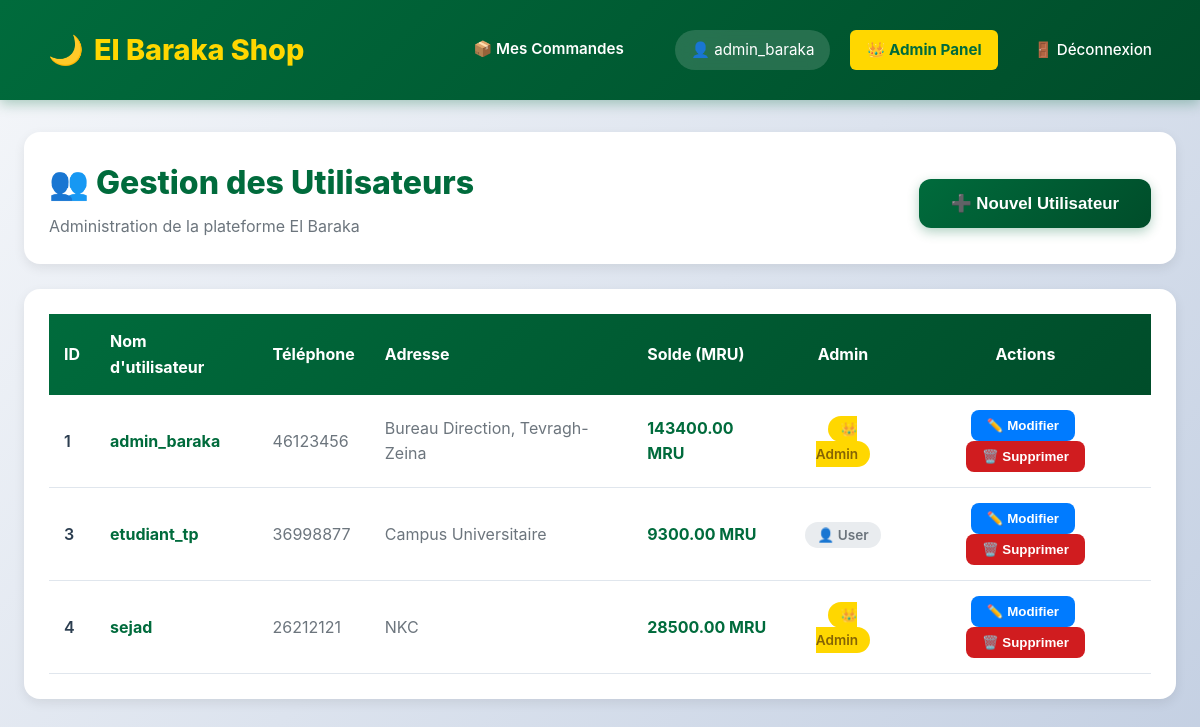
Page /admin/users (signed in) on the earlier database version.
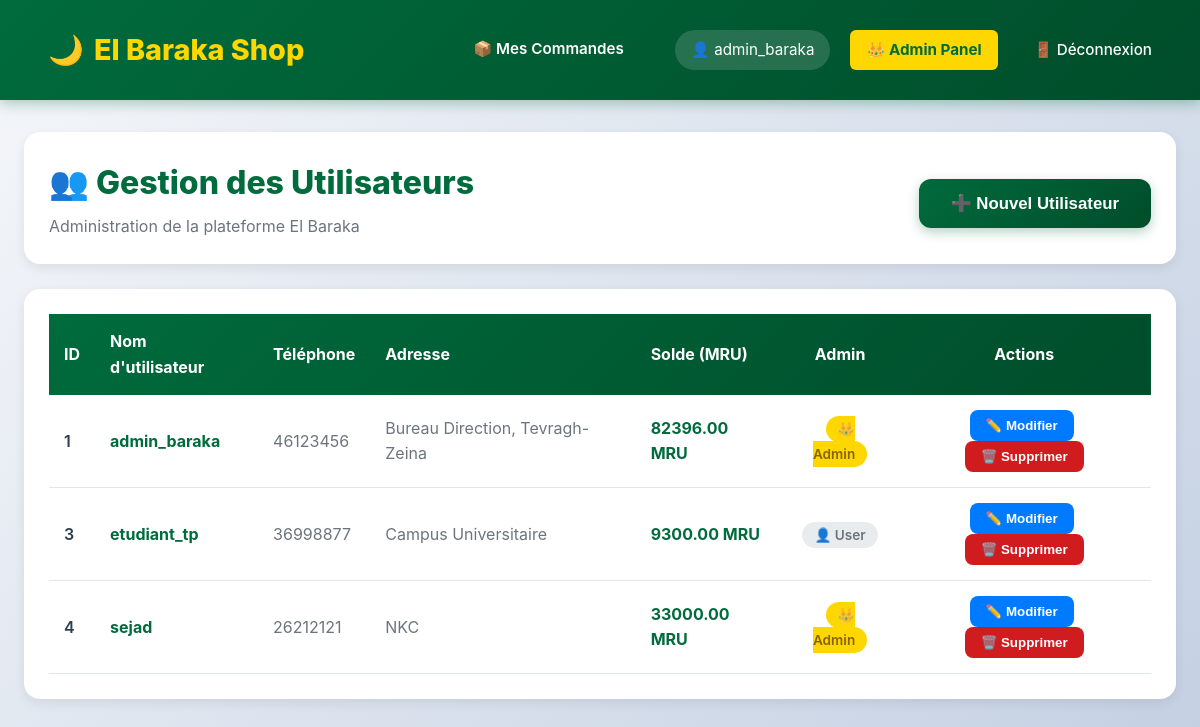
Same page on the later database version.
### tables this page shows
CREATE TABLE utilisateurs (
            id INTEGER PRIMARY KEY AUTOINCREMENT,
            username TEXT NOT NULL UNIQUE,
            password TEXT NOT NULL,
            telephone TEXT,
            adresse TEXT,
            est_admin BOOLEAN DEFAULT 0,
            solde_mru DECIMAL(10, 2) DEFAULT 0.00
        );

### app.py (the view)
@app.route('/admin/users')
def admin_users():
    if 'user_id' not in session: return redirect('/login')
    conn = get_db_connection()
    users = conn.execute("SELECT * FROM utilisateurs ORDER BY id ASC").fetchall()
    conn.close()
    return render_template('admin_users.html', users=users)

### app.py (called while the page is built)
def get_db_connection():
    conn = sqlite3.connect('elbaraka.db')
    conn.row_factory = sqlite3.Row
    return conn

### templates/admin_users.html (shortened to what the changed rows need)
{% extends 'base.html' %}
{% block content %}
<div style="max-width: 1400px; margin: 0 auto;">
    <div style="background: var(--white); padding: 25px; border-radius: 16px; margin-bottom: 25px; box-shadow: 0 4px 12px var(--shadow); display: flex; justify-content: space-between; align-items: center;">
        <div>
            <h2 style="margin: 0; color: var(--primary); font-size: 2rem; font-weight: 800;">
                👥 Gestion des Utilisateurs
            </h2>
        </div>
    </div>
    <div style="background: var(--white); padding: 25px; border-radius: 16px; box-shadow: 0 4px 12px var(--shadow); overflow-x: auto;">
        <table style="width: 100%; border-collapse: collapse;">
            <thead>
                <tr style="background: linear-gradient(135deg, var(--primary) 0%, var(--primary-dark) 100%); color: white;">
                    <th style="padding: 15px; text-align: left; font-weight: 700;">ID</th>
                    <th style="padding: 15px; text-align: left; font-weight: 700;">Nom d'utilisateur</th>
                    <th style="padding: 15px; text-align: left; font-weight: 700;">Téléphone</th>
                    <th style="padding: 15px; text-align: left; font-weight: 700;">Adresse</th>
                    <th style="padding: 15px; text-align: left; font-weight: 700;">Solde (MRU)</th>
                    <th style="padding: 15px; text-align: center; font-weight: 700;">Admin</th>
                    <th style="padding: 15px; text-align: center; font-weight: 700;">Actions</th>
                </tr>
            </thead>
            <tbody>
                {% for user in users %}
                <tr style="border-bottom: 1px solid var(--border); transition: background 0.3s ease;"
                    onmouseover="this.style.background='#f8f9fa'"
                    onmouseout="this.style.background='white'">
                    <td style="padding: 15px; font-weight: 600;">{{ user.id }}</td>
                    <td style="padding: 15px;">
                        <strong style="color: var(--primary);">{{ user.username }}</strong>
                    </td>
                    <td style="padding: 15px; color: #6c757d;">{{ user.telephone or '—' }}</td>
                    <td style="padding: 15px; color: #6c757d;">{{ user.adresse or '—' }}</td>
                    <td style="padding: 15px; font-weight: 700; color: var(--primary);">
                        {{ "%.2f"|format(user.solde_mru) }} MRU
                    </td>
                    <td style="padding: 15px; text-align: center;">
                        {% if user.est_admin %}
                            <span style="background: var(--gold); color: #856404; padding: 5px 12px; border-radius: 20px; font-weight: 600; font-size: 0.85rem;">
                                👑 Admin
                            </span>
                        {% else %}
                            <span style="background: #e9ecef; color: #6c757d; padding: 5px 12px; border-radius: 20px; font-weight: 600; font-size: 0.85rem;">
                                👤 User
                            </span>
                        {% endif %}
                    </td>
                    <td style="padding: 15px; text-align: center;">
                        <button onclick="openModal('edit', {{ user.id }}, '{{ user.username }}', '{{ user.telephone }}', '{{ user.adresse }}', {{ user.solde_mru }}, {{ user.est_admin|int }})"
                                style="background: #007bff; color: white; border: none; padding: 8px 16px; border-radius: 8px; cursor: pointer; margin-right: 5px; font-weight: 600; transition: all 0.3s ease;"
                                onmouseover="this.style.background='#0056b3'"
                                onmouseout="this.style.background='#007bff'">
                            ✏️ Modifier
                        </button>
                        <button onclick="deleteUser({{ user.id }}, '{{ user.username }}')"
                                style="background: var(--secondary); color: white; border: none; padding: 8px 16px; border-radius: 8px; cursor: pointer; font-weight: 600; transition: all 0.3s ease;"
                                onmouseover="this.style.background='#a01518'"
                                onmouseout="this.style.background='var(--secondary)'">
                            🗑️ Supprimer
                        </button>
                    </td>
                </tr>
                {% endfor %}
            </tbody>
        </table>
    </div>
</div>
{% endblock %}

### templates/base.html (shortened to what this page needs)
<!DOCTYPE html>
<html lang="fr">
<head>
    <link rel="stylesheet" href="{{ url_for('static', filename='style.css') }}">
</head>
<body>
    <nav class="navbar">
        <a href="/" class="brand">
            <span>🌙</span>
            <span>El Baraka Shop</span>
        </a>
        <div class="user-info">
            {% if session.get('user_id') %}
                <a href="/mes-commandes" style="color: white; text-decoration: none; font-weight: 600; margin-right: 15px; border-bottom: 2px solid transparent; transition: all 0.3s;" onmouseover="this.style.borderBottom='2px solid var(--gold)'" onmouseout="this.style.borderBottom='2px solid transparent'">
                    📦 Mes Commandes
                </a>
                <span style="background: rgba(255, 255, 255, 0.15); padding: 8px 16px; border-radius: 20px; backdrop-filter: blur(10px);">
                    👤 {{ session.get('username') }}
                </span>
                {% if session.get('est_admin') %}
                    <a href="/admin/users" style="background: var(--gold); color: var(--primary); font-weight: 700;">
                        👑 Admin Panel
                    </a>
                {% endif %}
                <a href="/logout">🚪 Déconnexion</a>
            {% else %}
                <a href="/login">🔐 Connexion</a>
            {% endif %}
        </div>
    </nav>
    <div class="container">
        {% block content %}{% endblock %}
    </div>
</body>
</html>

Differences in the rows shown:
changed utilisateurs "admin_baraka": solde_mru "143400.00" → "82396.00"
changed utilisateurs "sejad": solde_mru "28500.00" → "33000.00"
